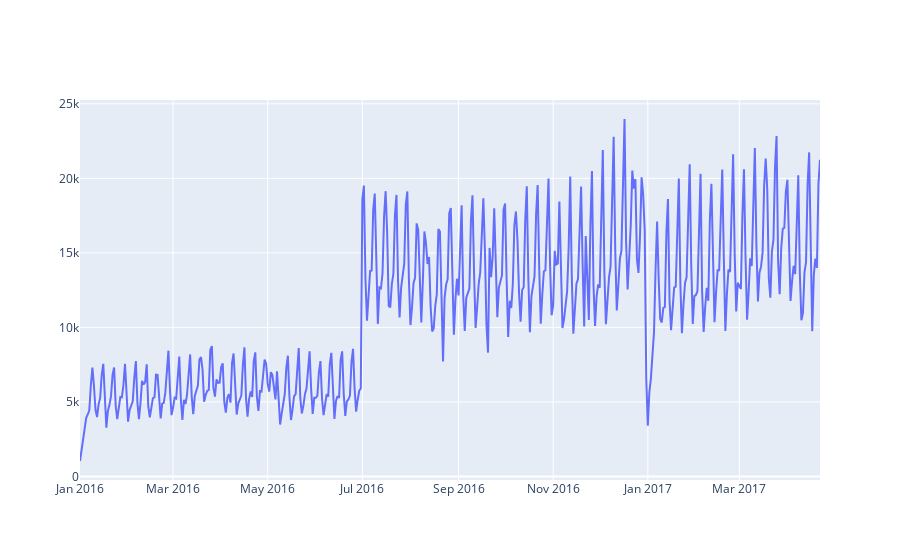

Notebook code for this chart:
### Code cell
fig.add_trace(go.Scatter(x=visits['visit_date'], y=visits['visitors']))

### Figure 1 — Plotly figure (JSON) as saved in the notebook; plotly's stock layout.template omitted (floating-point values rounded to 4 significant figures; data arrays with more than 128 entries replaced by an {"elided": "..."} marker saying what was removed)
{"data": [{"type": "scatter", "x": {"elided": "478 str values"}, "y": {"elided": "478 int values"}}], "layout": {}}
